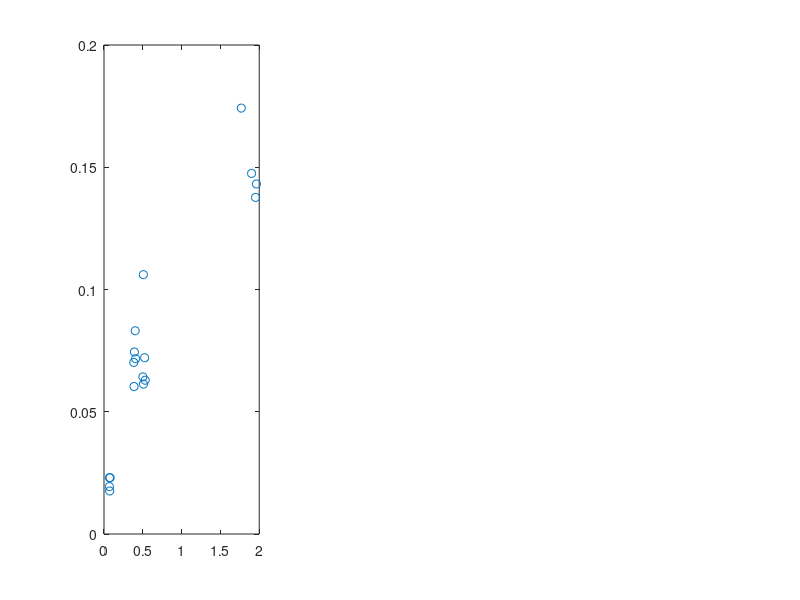

Source code (MATLAB): (Note: this script raises an error after producing the figure.)
% Plots Standard Dev vs Mean velocity for 3 different subjects

close all
clear all

load SubjectData.mat


[K,I]=sort(Data(7).MeanVel);
L = Data(7).StdVel(I);

subplot(1,3,1)
plot(K/(2*pi*.1),L/(2*pi*.1),'o');
h = lsline;
p2 = polyfit(get(h,'xdata'),get(h,'ydata'),1);
xlabel('Mean Velocity (rev/s)')
ylabel('STD Vel (rev/s)')
title('G')
legend(['y = ' num2str(round(p2(1),2)) 'x + ' num2str(round(p2(2),2))])
set(gca, 'FontSize', 14, 'FontWeight', 'bold');

[K,I]=sort(Data(9).MeanVel);
L = Data(9).StdVel(I);

subplot(1,3,2)


plot(K/(2*pi*.1),L/(2*pi*.1),'o');
h = lsline;
p2 = polyfit(get(h,'xdata'),get(h,'ydata'),1);
xlabel('Mean Velocity (rev/s)')
ylabel('STD Vel (rev/s)')
title('I')
legend(['y = ' num2str(round(p2(1),2)) 'x + ' num2str(round(p2(2),2))])
set(gca, 'FontSize', 14, 'FontWeight', 'bold');


[K,I]=sort(Data(10).MeanVel);
L = Data(10).StdVel(I);
subplot(1,3,3)

plot(K/(2*pi*.1),L/(2*pi*.1),'o');
h = lsline;
p2 = polyfit(get(h,'xdata'),get(h,'ydata'),1);
xlabel('Mean Velocity (rev/s)')
ylabel('STD Vel (rev/s)')
title('J')
legend(['y = ' num2str(round(p2(1),2)) 'x + ' num2str(round(p2(2),2))])
set(gca, 'FontSize', 14, 'FontWeight', 'bold');
